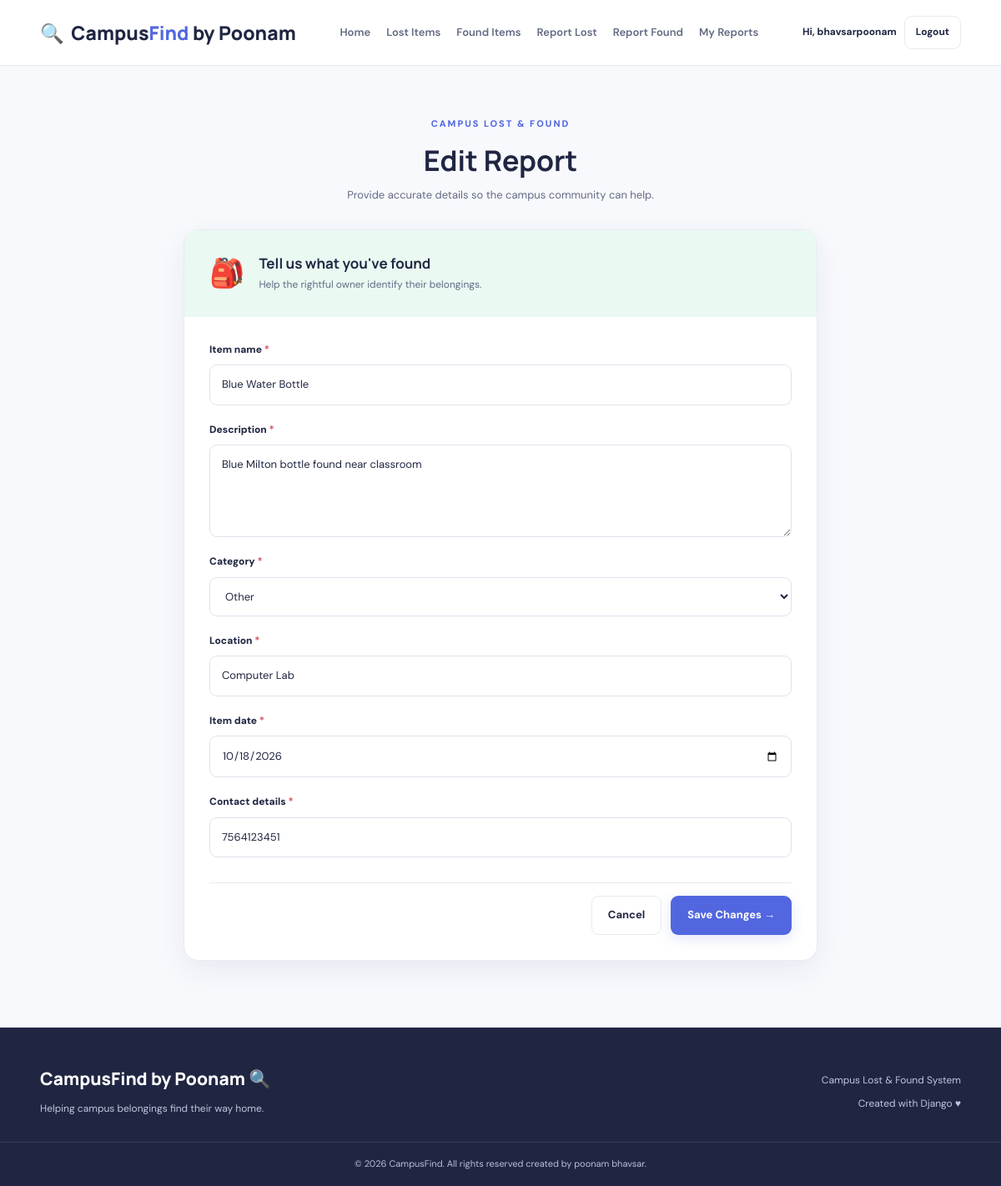
The app's page /item/2/edit/ (signed in) with its own data.
### items/models.py (models this page shows, shortened)
class Item(models.Model):
    CATEGORY_CHOICES = [
        ('Electronics', 'Electronics'),
        ('Documents', 'Documents'),
        ('Books', 'Books'),
        ('Clothing', 'Clothing'),
        ('Accessories', 'Accessories'),
        ('Other', 'Other'),
    ]
    REPORT_TYPE_CHOICES = [
        ('Lost', 'Lost'),
        ('Found', 'Found'),
    ]
    STATUS_CHOICES = [
        ('Lost', 'Lost'),
        ('Found', 'Found'),
        ('Returned', 'Returned'),
    ]
    item_name = models.CharField(max_length=150)
    description = models.TextField()
    category = models.CharField(
        max_length=50,
        choices=CATEGORY_CHOICES
    )
    report_type = models.CharField(
        max_length=10,
        choices=REPORT_TYPE_CHOICES
    )
    location = models.CharField(max_length=200)
    item_date = models.DateField()
    contact_details = models.CharField(max_length=200)
    status = models.CharField(
        max_length=10,
        choices=STATUS_CHOICES,
        default='Lost'
    )
    reported_by = models.ForeignKey(
        User,
        on_delete=models.CASCADE,
        related_name='item_reports'
    )
    created_at = models.DateTimeField(auto_now_add=True)

### items/views.py (the view)
# urls.py: path('item/<int:pk>/edit/',views.edit_item,name='edit_item'),
@login_required
def edit_item(request, pk):
    item = get_object_or_404(
        Item,
        pk=pk,
        reported_by=request.user
    )
    if request.method == 'POST':
        form = ItemForm(request.POST, instance=item)
        if form.is_valid():
            form.save()
            messages.success(
                request,
                'Report updated successfully!'
            )
            return redirect('item_detail', pk=item.pk)
    else:
        form = ItemForm(instance=item)
    return render(request, 'items/item_form.html', {
        'form': form,
        'report_type': item.report_type,
        'page_title': 'Edit Report',
        'item': item,
    })

### items/forms.py
class ItemForm(forms.ModelForm):
    class Meta:
        model = Item
        fields = [
            'item_name',
            'description',
            'category',
            'location',
            'item_date',
            'contact_details',
        ]
        widgets = {
            'item_name': forms.TextInput(attrs={
                'placeholder': 'Enter item name'
            }),
            'description': forms.Textarea(attrs={
                'placeholder': 'Describe the item',
                'rows': 4
            }),
            'location': forms.TextInput(attrs={
                'placeholder': 'Enter campus location'
            }),
            'item_date': forms.DateInput(attrs={
                'type': 'date'
            }),
            'contact_details': forms.TextInput(attrs={
                'placeholder': 'Phone number or email'
            }),
        }

### templates/items/item_form.html (shortened to what this page needs)
{% extends 'items/base.html' %}
{% block content %}
<section class="form-page">
    <div class="form-page-heading">
        <span class="eyebrow">CAMPUS LOST & FOUND</span>
        <h1>{{ page_title }}</h1>
        <p>
            Provide accurate details so the campus community can help.
        </p>
    </div>
    <div class="report-form-card">
        <div class="report-form-banner {% if report_type == 'Lost' %}lost-banner{% else %}found-banner{% endif %}">
            <span class="report-banner-icon">
                {% if report_type == 'Lost' %}🔎{% else %}🎒{% endif %}
            </span>
            <div>
                <h3>
                    {% if report_type == 'Lost' %}
                        Tell us what you've lost
                    {% elif report_type == 'Found' %}
                        Tell us what you've found
                    {% else %}
                        Update your report
                    {% endif %}
                </h3>
                <p>
                    {% if report_type == 'Lost' %}
                        Every detail can help you recover your belongings.
                    {% elif report_type == 'Found' %}
                        Help the rightful owner identify their belongings.
                    {% else %}
                        Keep the information accurate and up to date.
                    {% endif %}
                </p>
            </div>
        </div>
        <form method="post" class="styled-form report-form">
            {% for field in form %}
                <div class="form-group">
                    <label for="{{ field.id_for_label }}">
                        {{ field.label }}
                        <span class="required">*</span>
                    </label>
                    {{ field }}
                </div>
            {% endfor %}
            <div class="form-actions">
                <a href="{% url 'home' %}" class="btn btn-outline">
                    Cancel
                </a>
                <button type="submit" class="btn btn-primary">
                    {% if item %}Save Changes{% else %}Submit Report{% endif %} →
                </button>
            </div>
        </form>
    </div>
</section>
{% endblock %}

### templates/items/base.html (shortened to what this page needs)
{% load static %}
<!DOCTYPE html>
<html lang="en">
<head>
    <link rel="stylesheet" href="{% static 'css/style.css' %}">
</head>
<body>
<header class="site-header">
    <div class="container navbar">
        <a href="{% url 'home' %}" class="brand">
            <span class="brand-icon">🔍</span>
            Campus<span class="brand-highlight">Find</span> <span>by Poonam</span>
        </a>
        <nav class="nav-links">
            <a href="{% url 'home' %}">Home</a>
            <a href="{% url 'lost_items' %}">Lost Items</a>
            <a href="{% url 'found_items' %}">Found Items</a>
            {% if user.is_authenticated %}
                <a href="{% url 'report_item' 'Lost' %}">Report Lost</a>
                <a href="{% url 'report_item' 'Found' %}">Report Found</a>
                <a href="{% url 'my_reports' %}">My Reports</a>
            {% endif %}
        </nav>
        <div class="nav-auth">
            {% if user.is_authenticated %}
                <span class="welcome-user">
                    Hi, {{ user.username }}
                </span>
                <form method="post" action="{% url 'logout' %}" class="inline-form">
                    <button type="submit" class="btn btn-outline btn-small">
                        Logout
                    </button>
                </form>
            {% endif %}
        </div>
    </div>
</header>
<main class="main-content">
    {% block content %}
    {% endblock %}
</main>
<footer class="site-footer">
    <div class="container footer-content">
        <div>
            <a href="{% url 'home' %}" class="footer-brand">
                CampusFind by Poonam 🔍
            </a>
            <p>Helping campus belongings find their way home.</p>
        </div>
        <div class="footer-right">
            <p>Campus Lost & Found System</p>
            <p>Created with Django &hearts;</p>
        </div>
    </div>
    <div class="footer-bottom">
        &copy; 2026 CampusFind. All rights reserved created by poonam bhavsar.
    </div>
</footer>
</body>
</html>

### records on screen
Item: form "Blue Water Bottle" "Blue Milton bottle found near classroom" "Other" "Computer Lab" "10/18/2026" "7564123451"

### other values on screen
{{ user.username }} "bhavsarpoonam"
{{ page_title }} "Edit Report"
{{ field.label }} "Item name" "Description" "Category" "Location" "Item date" "Contact details"
